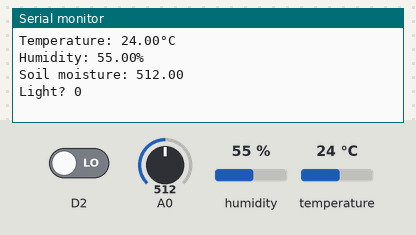
Bench run of a program on a simulated ESP8266 (NodeMCU). Shown: the last lines printed to the serial monitor. The inputs (shaded band) are chosen by the test bench; at power-on: humidity 55 %, A0 = 512, D2 LOW, temperature 24 °C. WiFi joins after 1.5 s; servers stay silent unless stated.

Above: at 3.0 s.
3.1 s: humidity set to 22 %
At 4.2 s:
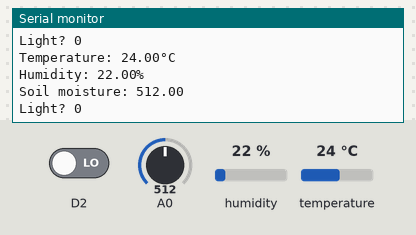
4.6 s: A0 set to 490
At 5.6 s:
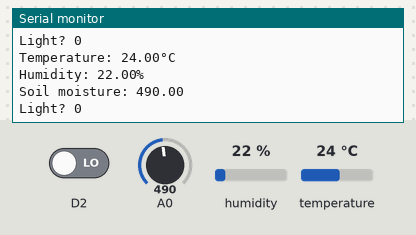
6.1 s: D2 driven HIGH
At 7.4 s:
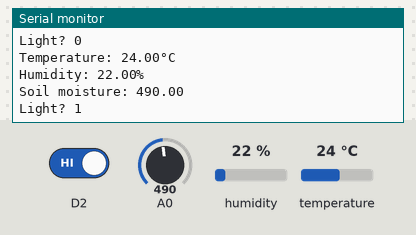
7.6 s: temperature set to 12 °C
9.1 s: A0 set to 510
At 10.4 s:
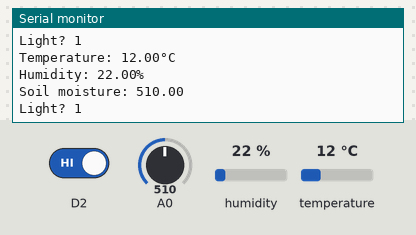
10.6 s: humidity set to 40 %
At 11.6 s:
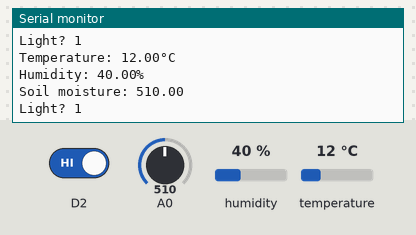
Timing chart, 0 to 13.1 s (numbered marks = the images above; inputs shaded):
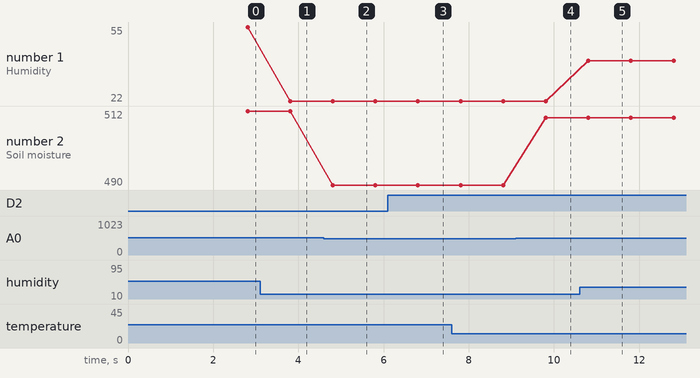

Measured:
- after the input at 3.1 s, the serial monitor: prints a new line after 0.71 s (image 1)
- after the input at 4.6 s, the serial monitor: prints a new line after 0.21 s (image 2)
- after the input at 6.1 s, the serial monitor: prints a new line after 0.71 s (image 3)
- after the input at 9.1 s, the serial monitor: prints a new line after 0.71 s (image 4)
- after the input at 10.6 s, the serial monitor: prints a new line after 0.21 s (image 5)
- plotted number 1: 55 → 22 after the input at 3.1 s, 22 → 40 after the input at 10.6 s
- plotted number 2: 512 → 490 after the input at 4.6 s, 490 → 510 after the input at 9.1 s

The program:

main.cpp
```cpp
#include <Adafruit_Sensor.h>
#include <DHT.h>
#include <DHT_U.h>
#include <ESP8266WiFi.h>
#include <BlynkSimpleEsp8266.h>

// Moisture Configuration
#define MOISTPIN 0

// DHT Configuration
#define DHTPIN 2
#define DHTTYPE    DHT11
DHT_Unified dht(DHTPIN, DHTTYPE);

//Blynk
#define BLYNK_PRINT Serial
BlynkTimer timer;

// You should get Auth Token in the Blynk App.
// Go to the Project Settings (nut icon).
char blynk_token[] = "YourAuthToken";

// Your WiFi credentials.
// Set password to "" for open networks.
char ssid[] = "YourNetworkName";
char pass[] = "YourPassword";


void sendSensorData() {
  // Get temperature event and print its value.
  sensors_event_t event;
  dht.temperature().getEvent(&event);

  float temperature = 0;
  float humidity = 0;

  if (isnan(event.temperature)) {
    Serial.println(F("Error reading temperature!"));
  }
  else {
    temperature = event.temperature;
    Serial.print(F("Temperature: "));
    Serial.print(temperature);
    Serial.println(F("°C"));

  }

  // Get humidity event and print its value.
  dht.humidity().getEvent(&event);
  if (isnan(event.relative_humidity)) {
    Serial.println(F("Error reading humidity!"));
  }
  else {
    humidity = event.relative_humidity;
    Serial.print(F("Humidity: "));
    Serial.print(humidity);
    Serial.println(F("%"));
  }

  Serial.print("Soil moisture: ");
  float soil= analogRead(MOISTPIN);
  Serial.println(soil);

  if(soil > 500) {
    Blynk.virtualWrite(V4, HIGH);
  } else {
    Blynk.virtualWrite(V4, LOW);
  }

  Serial.print("Light? ");
  int light = digitalRead(D2);
  Serial.println(light);


  Blynk.virtualWrite(V5, temperature);
  Blynk.virtualWrite(V6, humidity);
}

void setup() {
  Serial.begin(9600);

  // Initialize device.
  Blynk.begin(blynk_token, ssid, pass);
  dht.begin();

  pinMode(D2, INPUT);

  timer.setInterval(1000L, sendSensorData);
}

void loop() {
  Blynk.run();
  timer.run();
}
```
